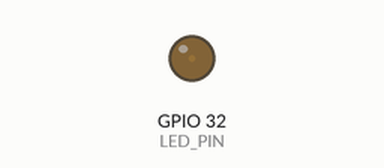
Bench run of a sketch on a simulated ESP32. Parts: output pins drawn as LEDs (lit = HIGH).

Above: at 0.05 s.
At 1.15 s:
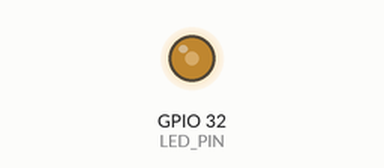
At 2.3 s:
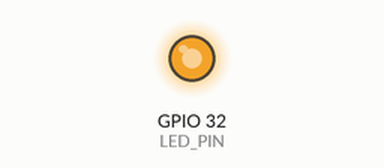
At 4.6 s:
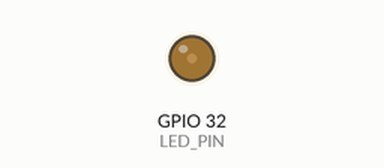
Timing chart, 0 to 6.7 s (numbered marks = the images above):
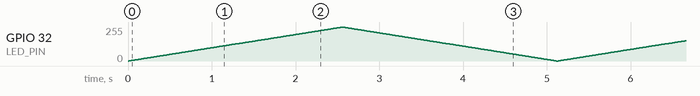

The sketch:

lab1.4.ino
```cpp
const int LED_PIN = 32;
const int PWM_CHANNEL = 0;
const int PWM_FREQ = 5000;

void setup() {
  Serial.begin(115200);
  ledcSetup(PWM_CHANNEL, PWM_FREQ, 8);
  ledcAttachPin(LED_PIN, PWM_CHANNEL);
}

void loop() {
  for (int dutyCycle = 0; dutyCycle <= 255; ++dutyCycle) {
    ledcWrite(PWM_CHANNEL, dutyCycle);
    delay(10);
  }

  for (int dutyCycle = 255; dutyCycle >= 0; --dutyCycle) {
    ledcWrite(PWM_CHANNEL, dutyCycle);
    delay(10);
  }
}
```
